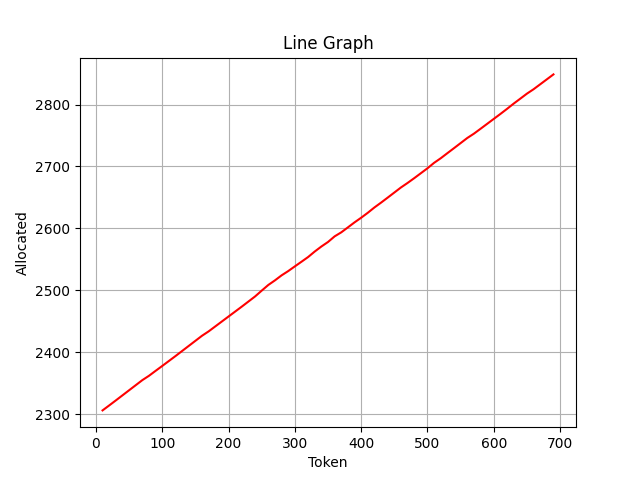

Reproduce this figure in Python.
import numpy as np
import pandas as pd

import matplotlib.pyplot as plt

def main():
    df = pd.read_csv("data.csv")
    df.columns = ["token", "allocated"]
    
    # # Plot dot graph
    # plt.scatter(df["token"], df["allocated"], marker="o", color="blue")
    # plt.xlabel("Token")
    # plt.ylabel("Allocated")
    # plt.title("Dot Graph")
    # plt.grid(True)
    # plt.show()
    
    # Plot line graph
    plt.plot(df["token"], df["allocated"], color="red")
    plt.xlabel("Token")
    plt.ylabel("Allocated")
    plt.title("Line Graph")
    plt.grid(True)
    plt.savefig("no_cache.png")

if __name__ == "__main__":
    main()
